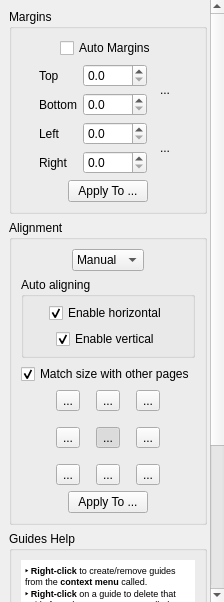
<?xml version="1.0" encoding="UTF-8"?>
<ui version="4.0">
 <class>PageLayoutOptionsWidget</class>
 <widget class="QWidget" name="PageLayoutOptionsWidget">
  <property name="geometry">
   <rect>
    <x>0</x>
    <y>0</y>
    <width>224</width>
    <height>602</height>
   </rect>
  </property>
  <property name="windowTitle">
   <string>Form</string>
  </property>
  <layout class="QVBoxLayout" name="verticalLayout_4">
   <property name="spacing">
    <number>6</number>
   </property>
   <property name="leftMargin">
    <number>0</number>
   </property>
   <property name="topMargin">
    <number>0</number>
   </property>
   <property name="rightMargin">
    <number>0</number>
   </property>
   <property name="bottomMargin">
    <number>0</number>
   </property>
   <item>
    <widget class="QScrollArea" name="scrollArea">
     <property name="frameShape">
      <enum>QFrame::NoFrame</enum>
     </property>
     <property name="horizontalScrollBarPolicy">
      <enum>Qt::ScrollBarAlwaysOff</enum>
     </property>
     <property name="widgetResizable">
      <bool>true</bool>
     </property>
     <widget class="QWidget" name="scrollAreaWidgetContents">
      <property name="geometry">
       <rect>
        <x>0</x>
        <y>0</y>
        <width>209</width>
        <height>804</height>
       </rect>
      </property>
      <layout class="QVBoxLayout" name="verticalLayout_5">
       <item>
        <widget class="CollapsibleGroupBox" name="marginsGroup">
         <property name="title">
          <string>Margins</string>
         </property>
         <layout class="QVBoxLayout" name="verticalLayout">
          <item>
           <layout class="QHBoxLayout" name="horizontalLayout">
            <item>
             <spacer name="horizontalSpacer_4">
              <property name="orientation">
               <enum>Qt::Horizontal</enum>
              </property>
              <property name="sizeHint" stdset="0">
               <size>
                <width>1</width>
                <height>1</height>
               </size>
              </property>
             </spacer>
            </item>
            <item>
             <widget class="QCheckBox" name="autoMargins">
              <property name="text">
               <string>Auto Margins</string>
              </property>
              <property name="checked">
               <bool>false</bool>
              </property>
             </widget>
            </item>
            <item>
             <spacer name="horizontalSpacer_2">
              <property name="orientation">
               <enum>Qt::Horizontal</enum>
              </property>
              <property name="sizeHint" stdset="0">
               <size>
                <width>1</width>
                <height>1</height>
               </size>
              </property>
             </spacer>
            </item>
           </layout>
          </item>
          <item>
           <layout class="QHBoxLayout" name="horizontalLayout_2">
            <item>
             <spacer name="horizontalSpacer_3">
              <property name="orientation">
               <enum>Qt::Horizontal</enum>
              </property>
              <property name="sizeHint" stdset="0">
               <size>
                <width>1</width>
                <height>1</height>
               </size>
              </property>
             </spacer>
            </item>
            <item>
             <layout class="QGridLayout" name="gridLayout">
              <item row="0" column="2" rowspan="2">
               <widget class="QToolButton" name="topBottomLink">
                <property name="minimumSize">
                 <size>
                  <width>24</width>
                  <height>48</height>
                 </size>
                </property>
                <property name="text">
                 <string>...</string>
                </property>
                <property name="icon">
                 <iconset resource="../../../resources/resources.qrc">
                  <normaloff>:/icons/stock-vchain-broken-24.png</normaloff>
                  <normalon>:/icons/stock-vchain-24.png</normalon>:/icons/stock-vchain-broken-24.png</iconset>
                </property>
                <property name="iconSize">
                 <size>
                  <width>9</width>
                  <height>24</height>
                 </size>
                </property>
                <property name="autoRaise">
                 <bool>true</bool>
                </property>
               </widget>
              </item>
              <item row="0" column="0">
               <widget class="QLabel" name="label">
                <property name="text">
                 <string>Top</string>
                </property>
               </widget>
              </item>
              <item row="3" column="0">
               <widget class="QLabel" name="label_4">
                <property name="text">
                 <string>Right</string>
                </property>
               </widget>
              </item>
              <item row="2" column="0">
               <widget class="QLabel" name="label_3">
                <property name="text">
                 <string>Left</string>
                </property>
               </widget>
              </item>
              <item row="2" column="2" rowspan="2">
               <widget class="QToolButton" name="leftRightLink">
                <property name="minimumSize">
                 <size>
                  <width>24</width>
                  <height>48</height>
                 </size>
                </property>
                <property name="text">
                 <string>...</string>
                </property>
                <property name="icon">
                 <iconset resource="../../../resources/resources.qrc">
                  <normaloff>:/icons/stock-vchain-broken-24.png</normaloff>
                  <normalon>:/icons/stock-vchain-24.png</normalon>:/icons/stock-vchain-broken-24.png</iconset>
                </property>
                <property name="iconSize">
                 <size>
                  <width>9</width>
                  <height>24</height>
                 </size>
                </property>
                <property name="checked">
                 <bool>false</bool>
                </property>
                <property name="autoRaise">
                 <bool>true</bool>
                </property>
               </widget>
              </item>
              <item row="3" column="1">
               <widget class="QDoubleSpinBox" name="rightMarginSpinBox">
                <property name="decimals">
                 <number>1</number>
                </property>
                <property name="maximum">
                 <double>9999.000000000000000</double>
                </property>
               </widget>
              </item>
              <item row="1" column="1">
               <widget class="QDoubleSpinBox" name="bottomMarginSpinBox">
                <property name="decimals">
                 <number>1</number>
                </property>
                <property name="maximum">
                 <double>9999.000000000000000</double>
                </property>
               </widget>
              </item>
              <item row="0" column="1">
               <widget class="QDoubleSpinBox" name="topMarginSpinBox">
                <property name="decimals">
                 <number>1</number>
                </property>
                <property name="maximum">
                 <double>9999.000000000000000</double>
                </property>
               </widget>
              </item>
              <item row="1" column="0">
               <widget class="QLabel" name="label_2">
                <property name="text">
                 <string>Bottom</string>
                </property>
               </widget>
              </item>
              <item row="2" column="1">
               <widget class="QDoubleSpinBox" name="leftMarginSpinBox">
                <property name="decimals">
                 <number>1</number>
                </property>
                <property name="maximum">
                 <double>9999.000000000000000</double>
                </property>
               </widget>
              </item>
             </layout>
            </item>
            <item>
             <spacer name="horizontalSpacer">
              <property name="orientation">
               <enum>Qt::Horizontal</enum>
              </property>
              <property name="sizeHint" stdset="0">
               <size>
                <width>1</width>
                <height>1</height>
               </size>
              </property>
             </spacer>
            </item>
           </layout>
          </item>
          <item>
           <layout class="QHBoxLayout" name="horizontalLayout_5">
            <item>
             <spacer name="horizontalSpacer_9">
              <property name="orientation">
               <enum>Qt::Horizontal</enum>
              </property>
              <property name="sizeHint" stdset="0">
               <size>
                <width>1</width>
                <height>1</height>
               </size>
              </property>
             </spacer>
            </item>
            <item>
             <widget class="QPushButton" name="applyMarginsBtn">
              <property name="text">
               <string>Apply To ...</string>
              </property>
             </widget>
            </item>
            <item>
             <spacer name="horizontalSpacer_10">
              <property name="orientation">
               <enum>Qt::Horizontal</enum>
              </property>
              <property name="sizeHint" stdset="0">
               <size>
                <width>1</width>
                <height>1</height>
               </size>
              </property>
             </spacer>
            </item>
           </layout>
          </item>
         </layout>
        </widget>
       </item>
       <item>
        <widget class="CollapsibleGroupBox" name="alignmentGroup">
         <property name="title">
          <string>Alignment</string>
         </property>
         <layout class="QVBoxLayout" name="verticalLayout_2">
          <property name="topMargin">
           <number>9</number>
          </property>
          <property name="rightMargin">
           <number>9</number>
          </property>
          <item>
           <layout class="QHBoxLayout" name="horizontalLayout_3">
            <item>
             <spacer name="horizontalSpacer_14">
              <property name="orientation">
               <enum>Qt::Horizontal</enum>
              </property>
              <property name="sizeHint" stdset="0">
               <size>
                <width>1</width>
                <height>1</height>
               </size>
              </property>
             </spacer>
            </item>
            <item>
             <widget class="QComboBox" name="alignmentMode">
              <property name="currentIndex">
               <number>1</number>
              </property>
              <item>
               <property name="text">
                <string comment="auto">Auto</string>
               </property>
              </item>
              <item>
               <property name="text">
                <string comment="manual">Manual</string>
               </property>
              </item>
              <item>
               <property name="text">
                <string comment="original">Original</string>
               </property>
              </item>
             </widget>
            </item>
            <item>
             <spacer name="horizontalSpacer_13">
              <property name="orientation">
               <enum>Qt::Horizontal</enum>
              </property>
              <property name="sizeHint" stdset="0">
               <size>
                <width>1</width>
                <height>1</height>
               </size>
              </property>
             </spacer>
            </item>
           </layout>
          </item>
          <item>
           <widget class="QGroupBox" name="autoAlignSettingsGroup">
            <property name="title">
             <string>Auto aligning</string>
            </property>
            <layout class="QVBoxLayout" name="verticalLayout_3">
             <property name="leftMargin">
              <number>6</number>
             </property>
             <property name="topMargin">
              <number>6</number>
             </property>
             <property name="rightMargin">
              <number>6</number>
             </property>
             <property name="bottomMargin">
              <number>6</number>
             </property>
             <item>
              <layout class="QHBoxLayout" name="horizontalLayout_9">
               <item>
                <spacer name="horizontalSpacer_17">
                 <property name="orientation">
                  <enum>Qt::Horizontal</enum>
                 </property>
                 <property name="sizeHint" stdset="0">
                  <size>
                   <width>1</width>
                   <height>1</height>
                  </size>
                 </property>
                </spacer>
               </item>
               <item>
                <widget class="QCheckBox" name="autoHorizontalAligningCB">
                 <property name="text">
                  <string>Enable horizontal</string>
                 </property>
                 <property name="checked">
                  <bool>true</bool>
                 </property>
                </widget>
               </item>
               <item>
                <spacer name="horizontalSpacer_18">
                 <property name="orientation">
                  <enum>Qt::Horizontal</enum>
                 </property>
                 <property name="sizeHint" stdset="0">
                  <size>
                   <width>1</width>
                   <height>1</height>
                  </size>
                 </property>
                </spacer>
               </item>
              </layout>
             </item>
             <item>
              <layout class="QHBoxLayout" name="horizontalLayout_8">
               <item>
                <spacer name="horizontalSpacer_15">
                 <property name="orientation">
                  <enum>Qt::Horizontal</enum>
                 </property>
                 <property name="sizeHint" stdset="0">
                  <size>
                   <width>1</width>
                   <height>1</height>
                  </size>
                 </property>
                </spacer>
               </item>
               <item>
                <widget class="QCheckBox" name="autoVerticalAligningCB">
                 <property name="text">
                  <string>Enable vertical</string>
                 </property>
                 <property name="checked">
                  <bool>true</bool>
                 </property>
                </widget>
               </item>
               <item>
                <spacer name="horizontalSpacer_16">
                 <property name="orientation">
                  <enum>Qt::Horizontal</enum>
                 </property>
                 <property name="sizeHint" stdset="0">
                  <size>
                   <width>1</width>
                   <height>1</height>
                  </size>
                 </property>
                </spacer>
               </item>
              </layout>
             </item>
            </layout>
           </widget>
          </item>
          <item>
           <layout class="QHBoxLayout" name="horizontalLayout_7">
            <item>
             <spacer name="horizontalSpacer_7">
              <property name="orientation">
               <enum>Qt::Horizontal</enum>
              </property>
              <property name="sizeHint" stdset="0">
               <size>
                <width>1</width>
                <height>1</height>
               </size>
              </property>
             </spacer>
            </item>
            <item>
             <widget class="QCheckBox" name="alignWithOthersCB">
              <property name="text">
               <string>Match size with other pages</string>
              </property>
              <property name="checked">
               <bool>true</bool>
              </property>
             </widget>
            </item>
            <item>
             <spacer name="horizontalSpacer_8">
              <property name="orientation">
               <enum>Qt::Horizontal</enum>
              </property>
              <property name="sizeHint" stdset="0">
               <size>
                <width>1</width>
                <height>1</height>
               </size>
              </property>
             </spacer>
            </item>
           </layout>
          </item>
          <item>
           <layout class="QHBoxLayout" name="horizontalLayout_4">
            <item>
             <spacer name="horizontalSpacer_6">
              <property name="orientation">
               <enum>Qt::Horizontal</enum>
              </property>
              <property name="sizeHint" stdset="0">
               <size>
                <width>1</width>
                <height>1</height>
               </size>
              </property>
             </spacer>
            </item>
            <item>
             <layout class="QGridLayout" name="gridLayout_2">
              <property name="spacing">
               <number>16</number>
              </property>
              <item row="0" column="0">
               <widget class="QToolButton" name="alignTopLeftBtn">
                <property name="text">
                 <string>...</string>
                </property>
                <property name="icon">
                 <iconset resource="../../../resources/resources.qrc">
                  <normaloff>:/icons/stock-gravity-north-west-24.png</normaloff>:/icons/stock-gravity-north-west-24.png</iconset>
                </property>
                <property name="iconSize">
                 <size>
                  <width>24</width>
                  <height>24</height>
                 </size>
                </property>
                <property name="checkable">
                 <bool>true</bool>
                </property>
                <property name="autoExclusive">
                 <bool>true</bool>
                </property>
               </widget>
              </item>
              <item row="0" column="1">
               <widget class="QToolButton" name="alignTopBtn">
                <property name="text">
                 <string>...</string>
                </property>
                <property name="icon">
                 <iconset resource="../../../resources/resources.qrc">
                  <normaloff>:/icons/stock-gravity-north-24.png</normaloff>:/icons/stock-gravity-north-24.png</iconset>
                </property>
                <property name="iconSize">
                 <size>
                  <width>24</width>
                  <height>24</height>
                 </size>
                </property>
                <property name="checkable">
                 <bool>true</bool>
                </property>
                <property name="autoExclusive">
                 <bool>true</bool>
                </property>
               </widget>
              </item>
              <item row="0" column="2">
               <widget class="QToolButton" name="alignTopRightBtn">
                <property name="text">
                 <string>...</string>
                </property>
                <property name="icon">
                 <iconset resource="../../../resources/resources.qrc">
                  <normaloff>:/icons/stock-gravity-north-east-24.png</normaloff>:/icons/stock-gravity-north-east-24.png</iconset>
                </property>
                <property name="iconSize">
                 <size>
                  <width>24</width>
                  <height>24</height>
                 </size>
                </property>
                <property name="checkable">
                 <bool>true</bool>
                </property>
                <property name="autoExclusive">
                 <bool>true</bool>
                </property>
               </widget>
              </item>
              <item row="1" column="0">
               <widget class="QToolButton" name="alignLeftBtn">
                <property name="text">
                 <string>...</string>
                </property>
                <property name="icon">
                 <iconset resource="../../../resources/resources.qrc">
                  <normaloff>:/icons/stock-gravity-west-24.png</normaloff>:/icons/stock-gravity-west-24.png</iconset>
                </property>
                <property name="iconSize">
                 <size>
                  <width>24</width>
                  <height>24</height>
                 </size>
                </property>
                <property name="checkable">
                 <bool>true</bool>
                </property>
                <property name="autoExclusive">
                 <bool>true</bool>
                </property>
               </widget>
              </item>
              <item row="1" column="1">
               <widget class="QToolButton" name="alignCenterBtn">
                <property name="text">
                 <string>...</string>
                </property>
                <property name="icon">
                 <iconset resource="../../../resources/resources.qrc">
                  <normaloff>:/icons/stock-center-24.png</normaloff>:/icons/stock-center-24.png</iconset>
                </property>
                <property name="iconSize">
                 <size>
                  <width>24</width>
                  <height>24</height>
                 </size>
                </property>
                <property name="checkable">
                 <bool>true</bool>
                </property>
                <property name="checked">
                 <bool>true</bool>
                </property>
                <property name="autoExclusive">
                 <bool>true</bool>
                </property>
               </widget>
              </item>
              <item row="1" column="2">
               <widget class="QToolButton" name="alignRightBtn">
                <property name="text">
                 <string>...</string>
                </property>
                <property name="icon">
                 <iconset resource="../../../resources/resources.qrc">
                  <normaloff>:/icons/stock-gravity-east-24.png</normaloff>:/icons/stock-gravity-east-24.png</iconset>
                </property>
                <property name="iconSize">
                 <size>
                  <width>24</width>
                  <height>24</height>
                 </size>
                </property>
                <property name="checkable">
                 <bool>true</bool>
                </property>
                <property name="autoExclusive">
                 <bool>true</bool>
                </property>
               </widget>
              </item>
              <item row="2" column="0">
               <widget class="QToolButton" name="alignBottomLeftBtn">
                <property name="text">
                 <string>...</string>
                </property>
                <property name="icon">
                 <iconset resource="../../../resources/resources.qrc">
                  <normaloff>:/icons/stock-gravity-south-west-24.png</normaloff>:/icons/stock-gravity-south-west-24.png</iconset>
                </property>
                <property name="iconSize">
                 <size>
                  <width>24</width>
                  <height>24</height>
                 </size>
                </property>
                <property name="checkable">
                 <bool>true</bool>
                </property>
                <property name="autoExclusive">
                 <bool>true</bool>
                </property>
               </widget>
              </item>
              <item row="2" column="1">
               <widget class="QToolButton" name="alignBottomBtn">
                <property name="text">
                 <string>...</string>
                </property>
                <property name="icon">
                 <iconset resource="../../../resources/resources.qrc">
                  <normaloff>:/icons/stock-gravity-south-24.png</normaloff>:/icons/stock-gravity-south-24.png</iconset>
                </property>
                <property name="iconSize">
                 <size>
                  <width>24</width>
                  <height>24</height>
                 </size>
                </property>
                <property name="checkable">
                 <bool>true</bool>
                </property>
                <property name="autoExclusive">
                 <bool>true</bool>
                </property>
               </widget>
              </item>
              <item row="2" column="2">
               <widget class="QToolButton" name="alignBottomRightBtn">
                <property name="text">
                 <string>...</string>
                </property>
                <property name="icon">
                 <iconset resource="../../../resources/resources.qrc">
                  <normaloff>:/icons/stock-gravity-south-east-24.png</normaloff>:/icons/stock-gravity-south-east-24.png</iconset>
                </property>
                <property name="iconSize">
                 <size>
                  <width>24</width>
                  <height>24</height>
                 </size>
                </property>
                <property name="checkable">
                 <bool>true</bool>
                </property>
                <property name="autoExclusive">
                 <bool>true</bool>
                </property>
               </widget>
              </item>
             </layout>
            </item>
            <item>
             <spacer name="horizontalSpacer_5">
              <property name="orientation">
               <enum>Qt::Horizontal</enum>
              </property>
              <property name="sizeHint" stdset="0">
               <size>
                <width>1</width>
                <height>1</height>
               </size>
              </property>
             </spacer>
            </item>
           </layout>
          </item>
          <item>
           <layout class="QHBoxLayout" name="horizontalLayout_6">
            <item>
             <spacer name="horizontalSpacer_11">
              <property name="orientation">
               <enum>Qt::Horizontal</enum>
              </property>
              <property name="sizeHint" stdset="0">
               <size>
                <width>1</width>
                <height>1</height>
               </size>
              </property>
             </spacer>
            </item>
            <item>
             <widget class="QPushButton" name="applyAlignmentBtn">
              <property name="text">
               <string>Apply To ...</string>
              </property>
             </widget>
            </item>
            <item>
             <spacer name="horizontalSpacer_12">
              <property name="orientation">
               <enum>Qt::Horizontal</enum>
              </property>
              <property name="sizeHint" stdset="0">
               <size>
                <width>1</width>
                <height>1</height>
               </size>
              </property>
             </spacer>
            </item>
           </layout>
          </item>
         </layout>
        </widget>
       </item>
       <item>
        <widget class="CollapsibleGroupBox" name="groupBox">
         <property name="sizePolicy">
          <sizepolicy hsizetype="Preferred" vsizetype="Preferred">
           <horstretch>0</horstretch>
           <verstretch>0</verstretch>
          </sizepolicy>
         </property>
         <property name="title">
          <string>Guides Help</string>
         </property>
         <layout class="QVBoxLayout" name="verticalLayout_6">
          <property name="sizeConstraint">
           <enum>QLayout::SetDefaultConstraint</enum>
          </property>
          <item>
           <widget class="QTextBrowser" name="textBrowser">
            <property name="sizePolicy">
             <sizepolicy hsizetype="Expanding" vsizetype="Expanding">
              <horstretch>0</horstretch>
              <verstretch>0</verstretch>
             </sizepolicy>
            </property>
            <property name="minimumSize">
             <size>
              <width>0</width>
              <height>220</height>
             </size>
            </property>
            <property name="baseSize">
             <size>
              <width>0</width>
              <height>0</height>
             </size>
            </property>
            <property name="acceptDrops">
             <bool>true</bool>
            </property>
            <property name="toolTip">
             <string>Use mouse wheel or hold and move LMB to scroll the content.</string>
            </property>
            <property name="toolTipDuration">
             <number>-1</number>
            </property>
            <property name="statusTip">
             <string>Use mouse wheel or hold and move LMB to scroll the content.</string>
            </property>
            <property name="autoFillBackground">
             <bool>false</bool>
            </property>
            <property name="frameShape">
             <enum>QFrame::NoFrame</enum>
            </property>
            <property name="frameShadow">
             <enum>QFrame::Plain</enum>
            </property>
            <property name="verticalScrollBarPolicy">
             <enum>Qt::ScrollBarAlwaysOff</enum>
            </property>
            <property name="horizontalScrollBarPolicy">
             <enum>Qt::ScrollBarAlwaysOff</enum>
            </property>
            <property name="sizeAdjustPolicy">
             <enum>QAbstractScrollArea::AdjustToContentsOnFirstShow</enum>
            </property>
            <property name="autoFormatting">
             <set>QTextEdit::AutoNone</set>
            </property>
            <property name="lineWrapMode">
             <enum>QTextEdit::WidgetWidth</enum>
            </property>
            <property name="readOnly">
             <bool>true</bool>
            </property>
            <property name="html">
             <string>&lt;!DOCTYPE HTML PUBLIC &quot;-//W3C//DTD HTML 4.0//EN&quot; &quot;http://www.w3.org/TR/REC-html40/strict.dtd&quot;&gt;
&lt;html&gt;&lt;head&gt;&lt;meta name=&quot;qrichtext&quot; content=&quot;1&quot; /&gt;&lt;style type=&quot;text/css&quot;&gt;
p, li { white-space: pre-wrap; }
&lt;/style&gt;&lt;/head&gt;&lt;body style=&quot; font-family:'MS Shell Dlg 2'; font-size:8.25pt; font-weight:400; font-style:normal;&quot;&gt;
&lt;p style=&quot; margin-top:0px; margin-bottom:0px; margin-left:0px; margin-right:0px; -qt-block-indent:0; text-indent:0px;&quot;&gt;&lt;span style=&quot; font-size:7pt; font-weight:600;&quot;&gt;‣ Right-click&lt;/span&gt;&lt;span style=&quot; font-size:7pt;&quot;&gt; to create/remove guides from the &lt;/span&gt;&lt;span style=&quot; font-size:7pt; font-weight:600;&quot;&gt;context menu&lt;/span&gt;&lt;span style=&quot; font-size:7pt;&quot;&gt; called.&lt;/span&gt;&lt;/p&gt;
&lt;p style=&quot; margin-top:0px; margin-bottom:0px; margin-left:0px; margin-right:0px; -qt-block-indent:0; text-indent:0px;&quot;&gt;&lt;span style=&quot; font-size:7pt; font-weight:600;&quot;&gt;‣ Right-click&lt;/span&gt;&lt;span style=&quot; font-size:7pt;&quot;&gt; on a guide to delete that guide from the &lt;/span&gt;&lt;span style=&quot; font-size:7pt; font-weight:600;&quot;&gt;context menu&lt;/span&gt;&lt;span style=&quot; font-size:7pt;&quot;&gt; called.&lt;/span&gt;&lt;/p&gt;
&lt;p style=&quot; margin-top:0px; margin-bottom:0px; margin-left:0px; margin-right:0px; -qt-block-indent:0; text-indent:0px;&quot;&gt;&lt;span style=&quot; font-size:7pt; font-weight:600;&quot;&gt;‣ Shift+LMB&lt;/span&gt;&lt;span style=&quot; font-size:7pt;&quot;&gt; - drag the guide under the cursor.&lt;/span&gt;&lt;/p&gt;
&lt;p style=&quot; margin-top:0px; margin-bottom:0px; margin-left:0px; margin-right:0px; -qt-block-indent:0; text-indent:0px;&quot;&gt;&lt;span style=&quot; font-size:7pt; font-weight:600;&quot;&gt;‣ Shift/Ctrl+LMB&lt;/span&gt;&lt;span style=&quot; font-size:7pt;&quot;&gt; on the content rectangle - drag the page content. Hold &lt;/span&gt;&lt;span style=&quot; font-size:7pt; font-weight:600;&quot;&gt;Shift&lt;/span&gt;&lt;span style=&quot; font-size:7pt;&quot;&gt; pressed to restrict moving along the horizontal axis only or &lt;/span&gt;&lt;span style=&quot; font-size:7pt; font-weight:600;&quot;&gt;Ctrl&lt;/span&gt;&lt;span style=&quot; font-size:7pt;&quot;&gt; for the vertical one. Hold &lt;/span&gt;&lt;span style=&quot; font-size:7pt; font-weight:600;&quot;&gt;Shift+Ctrl&lt;/span&gt;&lt;span style=&quot; font-size:7pt;&quot;&gt; for usual dragging.&lt;/span&gt;&lt;/p&gt;
&lt;p style=&quot; margin-top:0px; margin-bottom:0px; margin-left:0px; margin-right:0px; -qt-block-indent:0; text-indent:0px;&quot;&gt;&lt;span style=&quot; font-size:7pt; font-weight:600;&quot;&gt;‣ Double-click&lt;/span&gt;&lt;span style=&quot; font-size:7pt;&quot;&gt; on content - automatically attach that content to the nearest guide. Hold &lt;/span&gt;&lt;span style=&quot; font-size:7pt; font-weight:600;&quot;&gt;Shift&lt;/span&gt;&lt;span style=&quot; font-size:7pt;&quot;&gt; pressed to select vertical guides only or &lt;/span&gt;&lt;span style=&quot; font-size:7pt; font-weight:600;&quot;&gt;Ctrl&lt;/span&gt;&lt;span style=&quot; font-size:7pt;&quot;&gt; for horizontal ones. Hold &lt;/span&gt;&lt;span style=&quot; font-size:7pt; font-weight:600;&quot;&gt;Shift+Ctrl&lt;/span&gt;&lt;span style=&quot; font-size:7pt;&quot;&gt; to attach that to both the nearest vertical and horizontal guides.&lt;/span&gt;&lt;/p&gt;
&lt;p style=&quot; margin-top:0px; margin-bottom:0px; margin-left:0px; margin-right:0px; -qt-block-indent:0; text-indent:0px;&quot;&gt;&lt;span style=&quot; font-size:7pt; font-weight:600;&quot;&gt;‣&lt;/span&gt;&lt;span style=&quot; font-size:7pt;&quot;&gt; Use the &lt;/span&gt;&lt;span style=&quot; font-size:7pt; font-weight:600;&quot;&gt;context menu&lt;/span&gt;&lt;span style=&quot; font-size:7pt;&quot;&gt; to enable/disable showing the hard margins rectangle.&lt;/span&gt;&lt;/p&gt;&lt;/body&gt;&lt;/html&gt;</string>
            </property>
            <property name="textInteractionFlags">
             <set>Qt::NoTextInteraction</set>
            </property>
           </widget>
          </item>
         </layout>
        </widget>
       </item>
       <item>
        <spacer name="verticalSpacer">
         <property name="orientation">
          <enum>Qt::Vertical</enum>
         </property>
         <property name="sizeHint" stdset="0">
          <size>
           <width>188</width>
           <height>11</height>
          </size>
         </property>
        </spacer>
       </item>
      </layout>
     </widget>
    </widget>
   </item>
  </layout>
 </widget>
 <customwidgets>
  <customwidget>
   <class>CollapsibleGroupBox</class>
   <extends>QGroupBox</extends>
   <header location="global">CollapsibleGroupBox.h</header>
   <container>1</container>
  </customwidget>
 </customwidgets>
 <resources>
  <include location="../../../resources/resources.qrc"/>
 </resources>
 <connections/>
</ui>
